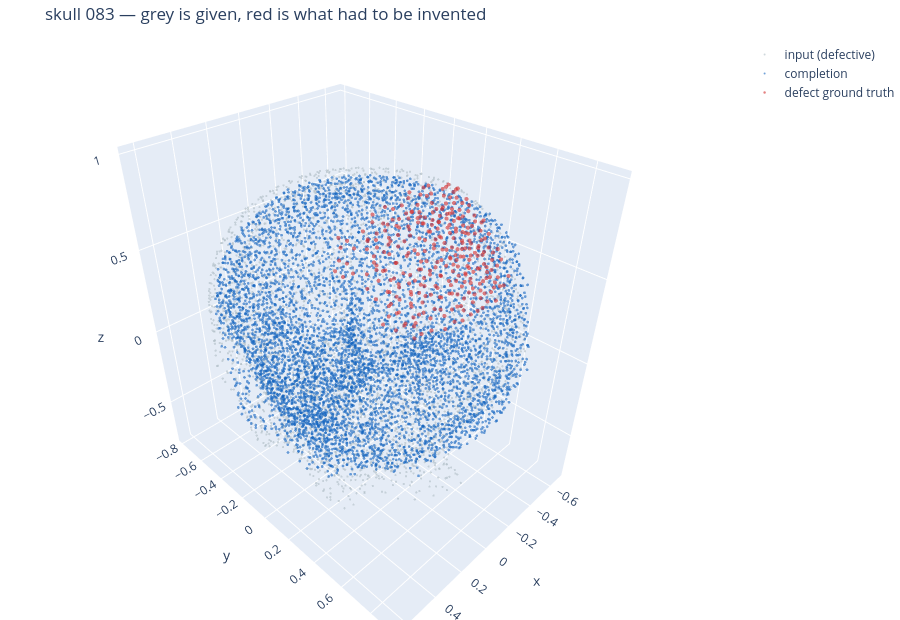

Notebook cell for this chart:
### Markdown cell above
## 4 · Look at it

### Code cell
import plotly.graph_objects as go

mask = np.load(os.path.join(REPO, "experiments_log", "defect_mask_labels.npz"))[SKULL]

fig = go.Figure()
for pts, name, colour, size in [
        (inputs[k],   "input (defective)",  "#B0BEC5", 1.3),
        (pred,        "completion",         "#1565C0", 1.6),
        (gt[k][mask], "defect ground truth", "#D32F2F", 2.4)]:
    fig.add_scatter3d(x=pts[:, 0], y=pts[:, 1], z=pts[:, 2], mode="markers",
                      marker=dict(size=size, color=colour, opacity=0.6), name=name)
fig.update_layout(title=f"skull {SKULL} — grey is given, red is what had to be invented",
                  scene=dict(aspectmode="data"), height=620,
                  margin=dict(l=0, r=0, b=0, t=40)).show()

### Figure 1 — Plotly figure (JSON) as saved in the notebook; plotly's stock layout.template omitted (floating-point values rounded to 4 significant figures; data arrays with more than 128 entries replaced by an {"elided": "..."} marker saying what was removed)
{"data": [{"marker": {"color": "#B0BEC5", "opacity": 0.6, "size": 1.3}, "mode": "markers", "name": "input (defective)", "type": "scatter3d", "x": {"elided": "4096 float values"}, "y": {"elided": "4096 float values"}, "z": {"elided": "4096 float values"}}, {"marker": {"color": "#1565C0", "opacity": 0.6, "size": 1.6}, "mode": "markers", "name": "completion", "type": "scatter3d", "x": {"elided": "6144 float values"}, "y": {"elided": "6144 float values"}, "z": {"elided": "6144 float values"}}, {"marker": {"color": "#D32F2F", "opacity": 0.6, "size": 2.4}, "mode": "markers", "name": "defect ground truth", "type": "scatter3d", "x": {"elided": "289 float values"}, "y": {"elided": "289 float values"}, "z": {"elided": "289 float values"}}], "layout": {"height": 620, "margin": {"b": 0, "l": 0, "r": 0, "t": 40}, "scene": {"aspectmode": "data"}, "title": {"text": "skull 083 — grey is given, red is what had to be invented"}}}
